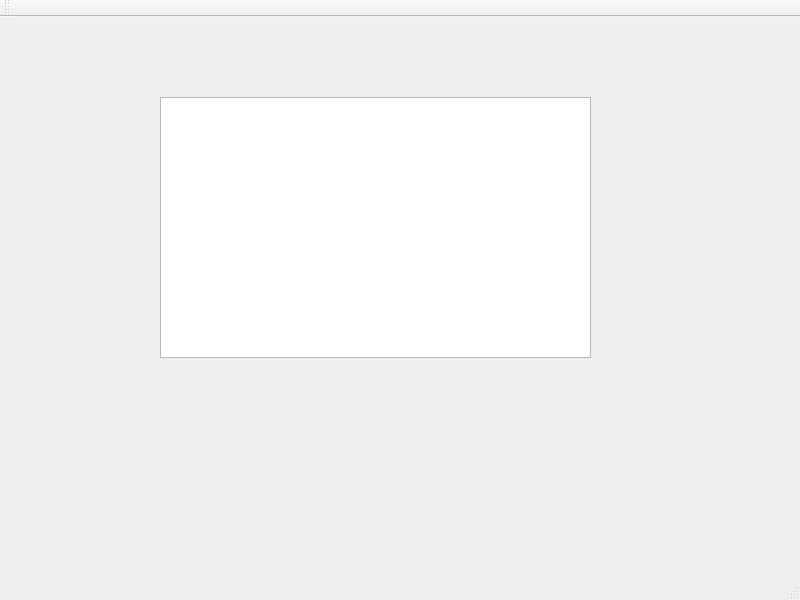
<?xml version="1.0" encoding="UTF-8"?>
<ui version="4.0">
 <class>MainWindow</class>
 <widget class="QMainWindow" name="MainWindow">
  <property name="geometry">
   <rect>
    <x>0</x>
    <y>0</y>
    <width>800</width>
    <height>600</height>
   </rect>
  </property>
  <property name="windowTitle">
   <string>MainWindow</string>
  </property>
  <widget class="QWidget" name="centralwidget">
   <widget class="QTextEdit" name="textEdit">
    <property name="geometry">
     <rect>
      <x>160</x>
      <y>80</y>
      <width>431</width>
      <height>261</height>
     </rect>
    </property>
   </widget>
  </widget>
  <widget class="QMenuBar" name="menubar">
   <property name="geometry">
    <rect>
     <x>0</x>
     <y>0</y>
     <width>800</width>
     <height>21</height>
    </rect>
   </property>
  </widget>
  <widget class="QStatusBar" name="statusbar"/>
  <widget class="QToolBar" name="toolBar">
   <property name="windowTitle">
    <string>toolBar</string>
   </property>
   <attribute name="toolBarArea">
    <enum>TopToolBarArea</enum>
   </attribute>
   <attribute name="toolBarBreak">
    <bool>false</bool>
   </attribute>
  </widget>
 </widget>
 <resources/>
 <connections/>
</ui>
